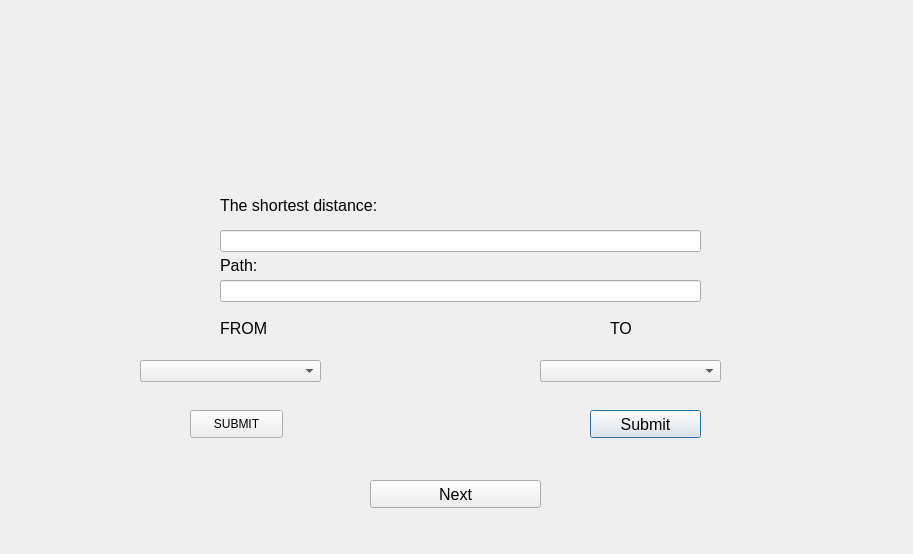
<?xml version="1.0" encoding="UTF-8"?>
<ui version="4.0">
 <class>Map1</class>
 <widget class="QDialog" name="Map1">
  <property name="geometry">
   <rect>
    <x>0</x>
    <y>0</y>
    <width>913</width>
    <height>554</height>
   </rect>
  </property>
  <property name="windowTitle">
   <string>Dialog</string>
  </property>
  <widget class="QComboBox" name="comboBox">
   <property name="geometry">
    <rect>
     <x>540</x>
     <y>360</y>
     <width>181</width>
     <height>22</height>
    </rect>
   </property>
  </widget>
  <widget class="QComboBox" name="comboBox_2">
   <property name="geometry">
    <rect>
     <x>140</x>
     <y>360</y>
     <width>181</width>
     <height>22</height>
    </rect>
   </property>
  </widget>
  <widget class="QLineEdit" name="lineEdit">
   <property name="geometry">
    <rect>
     <x>220</x>
     <y>230</y>
     <width>481</width>
     <height>22</height>
    </rect>
   </property>
  </widget>
  <widget class="QLineEdit" name="lineEdit_2">
   <property name="geometry">
    <rect>
     <x>220</x>
     <y>280</y>
     <width>481</width>
     <height>22</height>
    </rect>
   </property>
  </widget>
  <widget class="QLabel" name="label">
   <property name="geometry">
    <rect>
     <x>220</x>
     <y>320</y>
     <width>55</width>
     <height>16</height>
    </rect>
   </property>
   <property name="font">
    <font>
     <pointsize>12</pointsize>
    </font>
   </property>
   <property name="text">
    <string>FROM</string>
   </property>
  </widget>
  <widget class="QLabel" name="label_2">
   <property name="geometry">
    <rect>
     <x>610</x>
     <y>320</y>
     <width>31</width>
     <height>16</height>
    </rect>
   </property>
   <property name="font">
    <font>
     <pointsize>12</pointsize>
    </font>
   </property>
   <property name="text">
    <string>TO</string>
   </property>
  </widget>
  <widget class="QPushButton" name="pushButton">
   <property name="geometry">
    <rect>
     <x>590</x>
     <y>410</y>
     <width>111</width>
     <height>28</height>
    </rect>
   </property>
   <property name="font">
    <font>
     <pointsize>12</pointsize>
     <weight>50</weight>
     <bold>false</bold>
    </font>
   </property>
   <property name="text">
    <string>Submit</string>
   </property>
  </widget>
  <widget class="QPushButton" name="pushButton_2">
   <property name="enabled">
    <bool>true</bool>
   </property>
   <property name="geometry">
    <rect>
     <x>370</x>
     <y>480</y>
     <width>171</width>
     <height>28</height>
    </rect>
   </property>
   <property name="font">
    <font>
     <pointsize>12</pointsize>
    </font>
   </property>
   <property name="text">
    <string>Next</string>
   </property>
  </widget>
  <widget class="QLabel" name="label_4">
   <property name="geometry">
    <rect>
     <x>220</x>
     <y>190</y>
     <width>231</width>
     <height>31</height>
    </rect>
   </property>
   <property name="font">
    <font>
     <pointsize>12</pointsize>
    </font>
   </property>
   <property name="text">
    <string>The shortest distance: </string>
   </property>
  </widget>
  <widget class="QLabel" name="label_3">
   <property name="geometry">
    <rect>
     <x>220</x>
     <y>250</y>
     <width>51</width>
     <height>31</height>
    </rect>
   </property>
   <property name="font">
    <font>
     <pointsize>12</pointsize>
    </font>
   </property>
   <property name="text">
    <string>Path:</string>
   </property>
  </widget>
  <widget class="QPushButton" name="pushButton_3">
   <property name="geometry">
    <rect>
     <x>190</x>
     <y>410</y>
     <width>93</width>
     <height>28</height>
    </rect>
   </property>
   <property name="text">
    <string>SUBMIT</string>
   </property>
  </widget>
 </widget>
 <resources/>
 <connections/>
</ui>
